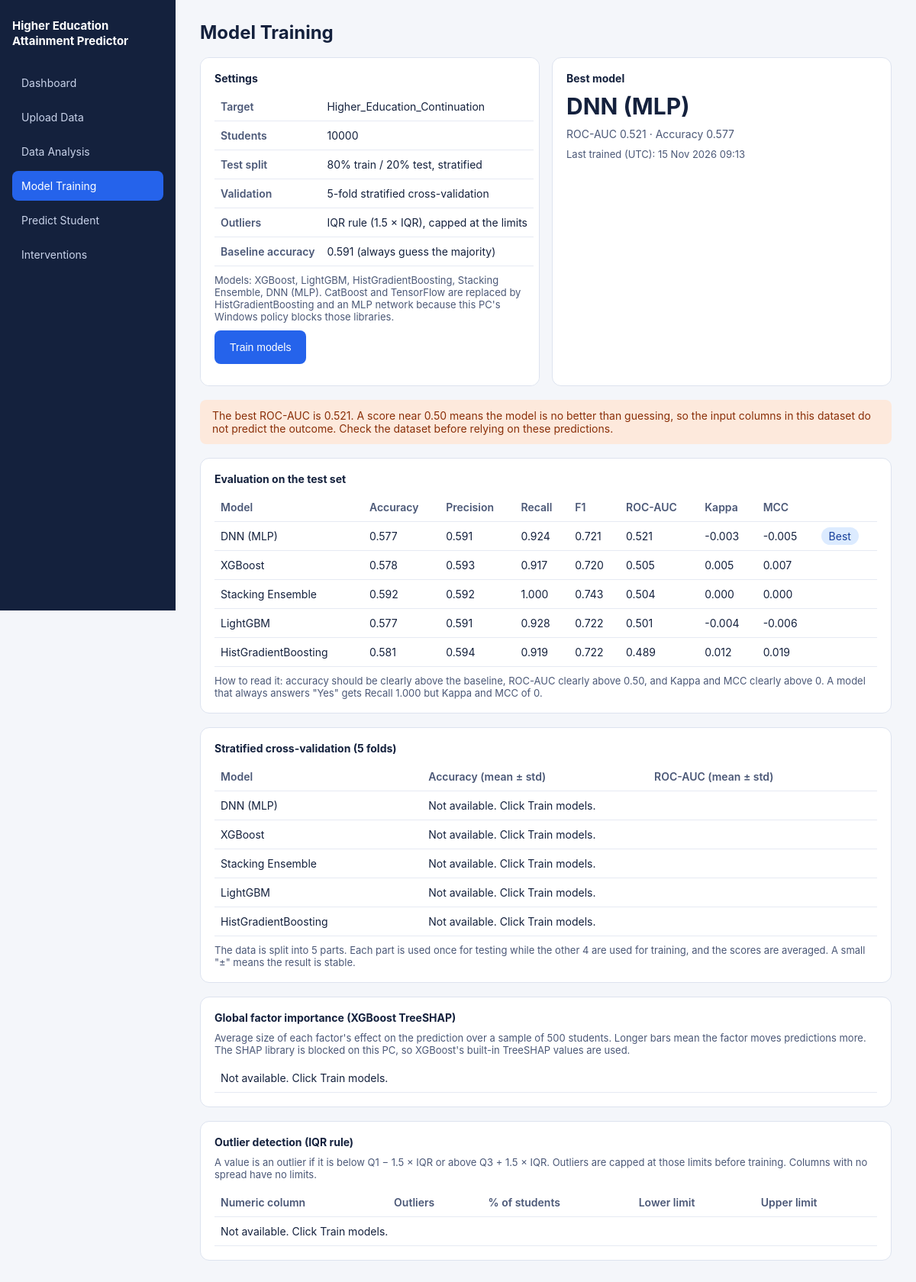
The app's page /training with its own data.
### app/models.py (models this page shows)
class ModelResult(db.Model):
    __tablename__ = "model_results"
    id = db.Column(db.Integer, primary_key=True)
    model_name = db.Column(db.String(50), nullable=False)
    accuracy = db.Column(db.Float)
    precision = db.Column(db.Float)
    recall = db.Column(db.Float)
    f1_score = db.Column(db.Float)
    roc_auc = db.Column(db.Float)
    cohen_kappa = db.Column(db.Float)
    mcc = db.Column(db.Float)
    is_best = db.Column(db.Boolean, default=False)
    model_path = db.Column(db.String(255))  # file inside saved_models/
    trained_at = db.Column(db.DateTime, default=_now)

### app/routes/training.py (the view, shortened to what this page needs)
@bp.route("/training")
def training():
    results = ModelResult.query.order_by(ModelResult.roc_auc.desc()).all()
    total = Student.query.count()
    yes = Student.query.filter_by(higher_education_continuation="Yes").count()
    no = Student.query.filter_by(higher_education_continuation="No").count()
    baseline = max(yes, no) / total if total else 0
    best = next((r for r in results if r.is_best), None)
    weak = best is not None and best.roc_auc < 0.60
    trained_at = results[0].trained_at if results else None
    cv, folds, outlier_rows, factors_global = {}, 0, [], []
    bundle = ml_service.load_bundle()
    return render_template(
        "training.html",
        active="training",
        results=results,
        total=total,
        baseline=baseline,
        best=best,
        weak=weak,
        trained_at=trained_at,
        cv=cv,
        folds=folds,
        outlier_rows=outlier_rows,
        factors_global=factors_global,
    )

### app/services/ml_service.py (called while the page is built)
def load_bundle():
    path = os.path.join(current_app.config["MODEL_FOLDER"], BUNDLE_NAME)
    if not os.path.exists(path):
        return None
    with open(path, "rb") as f:
        return pickle.load(f)

### app/templates/training.html (shortened to what this page needs)
{% extends "base.html" %}
{% block content %}
<h1>Model Training</h1>
<div class="row">
  <div class="card">
    <b>Settings</b>
    <table>
      <tr><th>Target</th><td>Higher_Education_Continuation</td></tr>
      <tr><th>Students</th><td>{{ total }}</td></tr>
      <tr><th>Test split</th><td>80% train / 20% test, stratified</td></tr>
      <tr><th>Validation</th><td>5-fold stratified cross-validation</td></tr>
      <tr><th>Outliers</th><td>IQR rule (1.5 × IQR), capped at the limits</td></tr>
      <tr><th>Baseline accuracy</th><td>{{ '%.3f'|format(baseline) }} (always guess the majority)</td></tr>
    </table>
    <p class="note">
      Models: XGBoost, LightGBM, HistGradientBoosting, Stacking Ensemble, DNN (MLP).
      CatBoost and TensorFlow are replaced by HistGradientBoosting and an MLP network
      because this PC's Windows policy blocks those libraries.
    </p>
    {% if total == 0 %}
      <div class="flash error">No data yet. Upload a CSV file first.</div>
    {% else %}
      <button class="btn" id="trainBtn" type="button">Train models</button>
    {% endif %}
  </div>
  <div class="card">
    <b>Best model</b>
    {% if best %}
      <div class="k">{{ best.model_name }}</div>
      <p>ROC-AUC {{ '%.3f'|format(best.roc_auc) }} · Accuracy {{ '%.3f'|format(best.accuracy) }}</p>
      <p class="note">Last trained (UTC): {{ trained_at.strftime('%d %b %Y %H:%M') }}</p>
    {% else %}
      <p>No model trained yet. Click <b>Train models</b>.</p>
    {% endif %}
  </div>
</div>
{% if weak %}
<div class="flash error">
  The best ROC-AUC is {{ '%.3f'|format(best.roc_auc) }}. A score near 0.50 means the model is
  no better than guessing, so the input columns in this dataset do not predict the outcome.
  Check the dataset before relying on these predictions.
</div>
{% endif %}
<div class="card">
  <b>Evaluation on the test set</b>
  <table>
    <tr>
      <th>Model</th><th>Accuracy</th><th>Precision</th><th>Recall</th>
      <th>F1</th><th>ROC-AUC</th><th>Kappa</th><th>MCC</th><th></th>
    </tr>
    {% for r in results %}
    <tr>
      <td>{{ r.model_name }}</td>
      <td>{{ '%.3f'|format(r.accuracy) }}</td>
      <td>{{ '%.3f'|format(r.precision) }}</td>
      <td>{{ '%.3f'|format(r.recall) }}</td>
      <td>{{ '%.3f'|format(r.f1_score) }}</td>
      <td>{{ '%.3f'|format(r.roc_auc) }}</td>
      <td>{{ '%.3f'|format(r.cohen_kappa) }}</td>
      <td>{{ '%.3f'|format(r.mcc) }}</td>
      <td>{% if r.is_best %}<span class="ok">Best</span>{% endif %}</td>
    </tr>
    {% else %}
    <tr><td colspan="9">No results yet.</td></tr>
    {% endfor %}
  </table>
  <p class="note">
    How to read it: accuracy should be clearly above the baseline, ROC-AUC clearly above 0.50,
    and Kappa and MCC clearly above 0. A model that always answers "Yes" gets Recall 1.000 but
    Kappa and MCC of 0.
  </p>
</div>
<div class="card">
  <b>Stratified cross-validation ({{ folds if folds else 5 }} folds)</b>
  <table>
    <tr><th>Model</th><th>Accuracy (mean ± std)</th><th>ROC-AUC (mean ± std)</th></tr>
    {% for r in results %}
    {% set c = cv.get(r.model_name) %}
    <tr>
      <td>{{ r.model_name }}</td>
      {% if c and not c.get('error') %}
      <td>{{ '%.3f ± %.3f'|format(c.acc_mean, c.acc_std) }}</td>
      <td>{{ '%.3f ± %.3f'|format(c.auc_mean, c.auc_std) }}</td>
      {% else %}
      <td colspan="2">Not available. Click Train models.</td>
      {% endif %}
    </tr>
    {% else %}
    <tr><td colspan="3">No results yet.</td></tr>
    {% endfor %}
  </table>
  <p class="note">
    The data is split into 5 parts. Each part is used once for testing while the other 4 are
    used for training, and the scores are averaged. A small "±" means the result is stable.
  </p>
</div>
<div class="card">
  <b>Global factor importance (XGBoost TreeSHAP)</b>
  <p class="note">
    Average size of each factor's effect on the prediction over a sample of 500 students.
    Longer bars mean the factor moves predictions more. The SHAP library is blocked on this PC,
    so XGBoost's built-in TreeSHAP values are used.
  </p>
  <table>
    {% for f in factors_global %}
    <tr>
      <td style="width:240px">{{ f.feature }}</td>
      <td><div style="background:#2563EB;height:14px;border-radius:4px;width:{{ f.pct }}%;min-width:2px"></div></td>
      <td style="width:80px">{{ f.value }}</td>
    </tr>
    {% else %}
    <tr><td>Not available. Click Train models.</td></tr>
    {% endfor %}
  </table>
</div>
<div class="card">
  <b>Outlier detection (IQR rule)</b>
  <p class="note">
    A value is an outlier if it is below Q1 − 1.5 × IQR or above Q3 + 1.5 × IQR. Outliers are
    capped at those limits before training. Columns with no spread have no limits.
  </p>
  <table>
    <tr><th>Numeric column</th><th>Outliers</th><th>% of students</th><th>Lower limit</th><th>Upper limit</th></tr>
    {% for o in outlier_rows %}
    <tr>
      <td>{{ o.feature }}</td>
      <td>{{ o.count }}</td>
      <td>{{ o.pct }}%</td>
      <td>{{ o.low if o.low is not none else '—' }}</td>
      <td>{{ o.high if o.high is not none else '—' }}</td>
    </tr>
    {% else %}
    <tr><td colspan="5">Not available. Click Train models.</td></tr>
    {% endfor %}
  </table>
</div>
{% endblock %}

### app/static/css/style.css (style rules this page uses)
* { box-sizing: border-box; }
body { margin: 0; font-family: Inter, "Segoe UI", sans-serif; background: #F4F6FA; color: #14213D; font-size: 14px; }
h1 { margin: 0; font-size: 24px; }
p { margin: 0; color: #4B5877; }
.row { display: flex; gap: 16px; flex-wrap: wrap; }
.card { background: #fff; border: 1px solid #DDE3EF; border-radius: 12px; padding: 18px; flex: 1; display: flex; flex-direction: column; gap: 10px; overflow-x: auto; }
.k { font-size: 30px; font-weight: 700; }
.btn { background: #2563EB; color: #fff; border: 0; border-radius: 8px; padding: 12px 20px; font-size: 14px; min-height: 44px; width: fit-content; cursor: pointer; }
table { width: 100%; border-collapse: collapse; }
th, td { text-align: left; padding: 10px 8px; border-bottom: 1px solid #E6EAF3; white-space: nowrap; }
th { color: #4B5877; font-weight: 600; }
.ok { background: #DCEBFF; color: #173F99; border-radius: 20px; padding: 3px 10px; }
.flash { padding: 12px 16px; border-radius: 8px; }
.flash.error { background: #FDE9DC; color: #8A2F08; }
.note { color: #4B5877; font-size: 13px; }
.main > .card { flex: none; }

### records on screen
ModelResult: model_name "DNN (MLP)", roc_auc "0.521", accuracy "0.577", strftime "15 Nov 2026 09:13", precision "0.591", recall "0.924", f1_score "0.721", cohen_kappa "-0.003", mcc "-0.005", is_best "Best"
ModelResult: model_name "XGBoost", accuracy "0.578", precision "0.593", recall "0.917", f1_score "0.720", roc_auc "0.505", cohen_kappa "0.005", mcc "0.007"
ModelResult: model_name "Stacking Ensemble", accuracy "0.592", precision "0.592", recall "1.000", f1_score "0.743", roc_auc "0.504", cohen_kappa "0.000", mcc "0.000"
ModelResult: model_name "LightGBM", accuracy "0.577", precision "0.591", recall "0.928", f1_score "0.722", roc_auc "0.501", cohen_kappa "-0.004", mcc "-0.006"
ModelResult: model_name "HistGradientBoosting", accuracy "0.581", precision "0.594", recall "0.919", f1_score "0.722", roc_auc "0.489", cohen_kappa "0.012", mcc "0.019"

### other values on screen
{{ total }} "10000"
{{ '%.3f'|format(baseline) }} "0.591"
{{ folds if folds else 5 }} "5"
